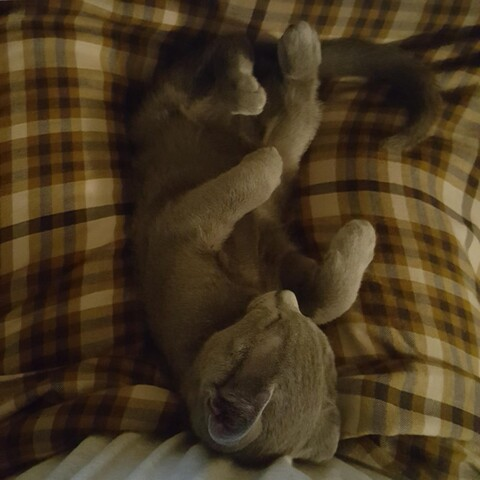
#> input picture 레포트2/howell.jpg, 480 x 480 px
$ python smooth.py
#> lines starting #> are read from the running program, lines starting #| are printed output that depends on the picture
### 레포트2/histo.py
import cv2
import numpy as np
from matplotlib import pyplot as plt
import math


def draw_hist(*histograms):     #히스토그램을 그리는함수

    num=1
    for hist in histograms:
        plt.figure(num)
        data = hist[0:-1, 0]
        bins = hist[0:-1, 1]
        plt.xlim(-20,275)
        plt.bar(bins, data)
        num+=1

    plt.show()


def histo(img):
    row = np.shape(img)[0]
    col = np.shape(img)[1]
    histogram = np.zeros((256, 2), int)
    for x in range(row):
        for y in range(col):
            histogram[img[x, y]][0] += 1  # 빈도수추가
            histogram[img[x, y]][1] = img[x, y]  # 인덱스

    return histogram


def real(img):
    histogram = histo(img)
    return histogram[histogram[:, 0] > 0, :]  # 실제로 이미지에 있는값만 추출


def hist_sum(img):  # 누적합 히스토그램
    histogram = histo(img)
    new_histogram = np.zeros((256, 2), int)
    c_sum = 0                           #누적합
    for i in range(256):
        c_sum += histogram[i][0]
        new_histogram[i][0] = c_sum
        new_histogram[i][1] = i

    return new_histogram


def nomarize(img):  # 평활화된 히스토그램
    sum_histo = hist_sum(img)
    real_hist = real(img)
    max_gray = real_hist[-1][1]  # 최대그레이레벨
    size = sum_histo[-1][0]  # 영상 크기
    new_histogram = np.zeros((256, 2), int)
    for i in range(256):
        new_histogram[i][0] = sum_histo[i][0]/size*max_gray  # 공식
        new_histogram[i][1] = i

    return new_histogram


# [31 lines left out: function make_desire, not called in this run]


def real_H(histogram):
    return histogram[histogram[:, 0] > 0, :]  # 실제로 이미지에 있는값만 추출


# [37 lines left out: functions hist_sum_H, nomarize_H, lookup, not called in this run]

### 레포트2/smooth.py
import cv2
import numpy as np
import histo


def gray_imload(path):  # 이미지로드
#> called with path = 'howell.jpg'
    return toGray(cv2.imread(path))
#> in toGray, `row = np.shape(img)[0]`: row = 480
#> after the loop in toGray, `for x in range(row):`:
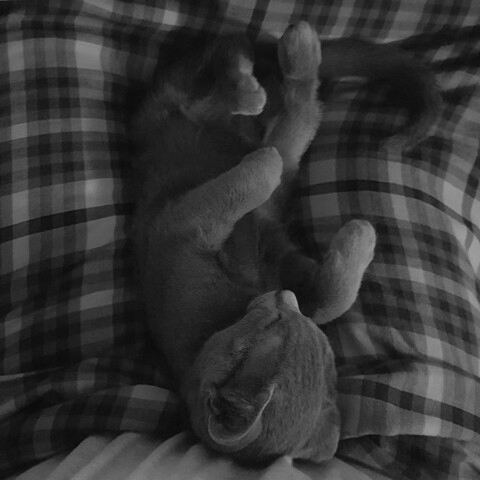
#> new_img: shape (480, 480); min 7, max 157, mean 51.8

def toGray(img):
    row = np.shape(img)[0]
    col = np.shape(img)[1]
    new_img = np.zeros((row, col), np.uint8)
    for x in range(row):
        for y in range(col):
            new_img.itemset(x, y, sum(img[x, y])/3)     #rgb값을 합쳐 3으로나눔

    return new_img

def smooth(img):
    row = np.shape(img)[0]
#> row = 480
    col = np.shape(img)[1]
#> col = 480
    new_img = np.copy(img)


    nomal_hist = histo.nomarize(img)    #히스토그램 평활화
#> after the loop in histo, `for x in range(row):`: histogram = 256 pairs, first value 0 to 4705, second value 0 to 157
#> the loop in hist_sum, `for i in range(256):` made 256 passes
#> c_sum on passes 1 to 3: 0, 0, 0
#> after the loop in hist_sum, `for i in range(256):`: c_sum = 230400; new_histogram = 256 pairs, first value 0 to 230400, second value 0 to 255
#> in nomarize, `sum_histo = hist_sum(img)`: sum_histo has the same summary as new_histogram in hist_sum
#> in nomarize, `real_hist = real(img)`: real_hist = 151 pairs, first value 1 to 4705, second value 7 to 157
#> in nomarize, `max_gray = real_hist[-1][1]`: max_gray = 157
#> in nomarize, `size = sum_histo[-1][0]`: size = 230400
#> after the loop in nomarize, `for i in range(256):`: new_histogram = 256 pairs, first value 0 to 157, second value 0 to 255
#> nomal_hist has the same summary as new_histogram in nomarize

    for x in range(0, row):
        for y in range(0, col):
            new_img.itemset(x, y, round(nomal_hist[img[x, y]][0])) #픽셀을 평활화된 히스토그램으로 바꿈
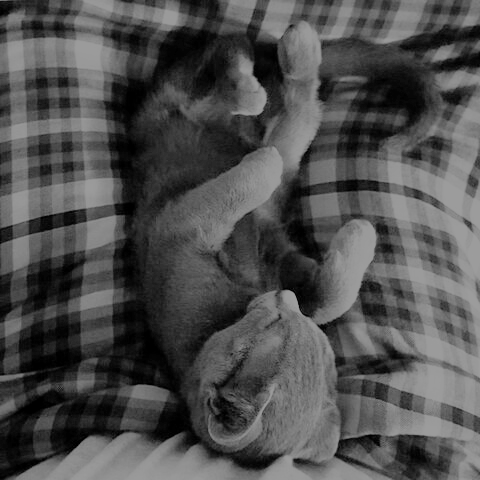
#> new_img: shape (480, 480); min 0, max 157, mean 78.9
    return new_img


if __name__ == '__main__':
    img_src = gray_imload("howell.jpg")  # 그레이 이미지
    smooth_img = smooth(img_src)  # 평활화된 이미지
    histo.draw_hist(histo.histo(img_src), histo.histo(smooth_img))
#> in draw_hist, `num=1`: num = 1
#> the loop in draw_hist, `for hist in histograms:` made 2 passes
#> num on passes 1 to 2: 2, 3
#> after the loop in draw_hist, `for hist in histograms:`: num = 3
#> in draw_hist, `plt.show()`:
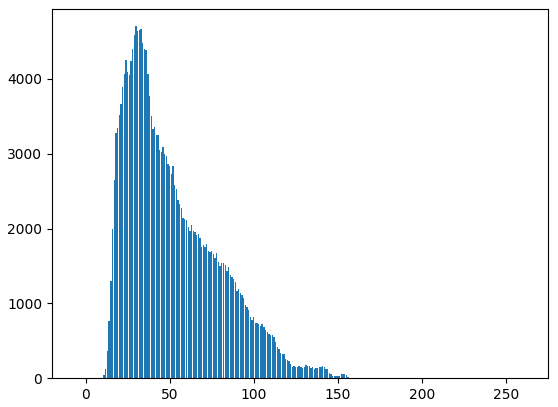
#> figure drawn by matplotlib, 1 panel; tallest bar 4705 high, from x = 29.6 to 30.4
#> in draw_hist, `plt.show()`:
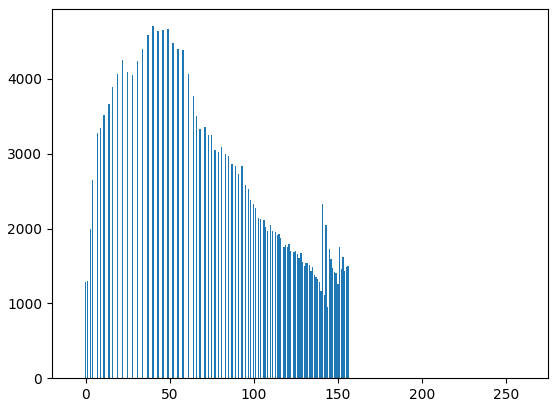
#> figure drawn by matplotlib, 1 panel; tallest bar 4705 high, from x = 39.6 to 40.4
    cv2.imshow('src', img_src)
    cv2.imshow('smooth_img', smooth_img)
    cv2.waitKey(0)
    cv2.destroyAllWindows()

$ run again, with 레포트2/bigwell.jpg copied over 레포트2/howell.jpg
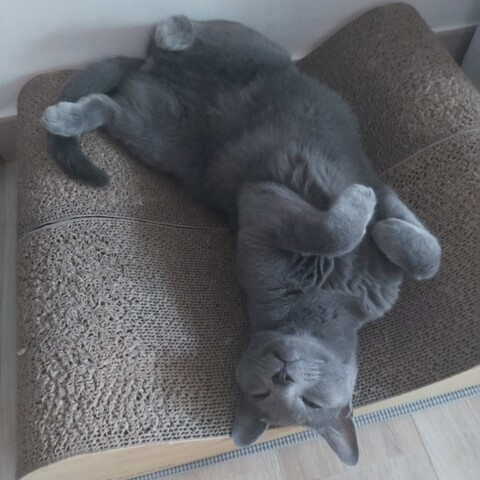
#> input picture 레포트2/bigwell.jpg, 480 x 480 px
#> in toGray, `row = np.shape(img)[0]`: row = 480
#> after the loop in histo, `for x in range(row):`: histogram = 256 pairs, first value 0 to 3260, second value 0 to 208
#> the loop in hist_sum, `for i in range(256):` made 256 passes
#> c_sum on passes 1 to 3: 0, 0, 0
#> after the loop in hist_sum, `for i in range(256):`: c_sum = 230400; new_histogram = 256 pairs, first value 0 to 230400, second value 0 to 255
#> sum_histo has the same summary as new_histogram in hist_sum
#> real_hist = 177 pairs, first value 1 to 3260, second value 28 to 208
#> max_gray = 208
#> size = 230400
#> after the loop in nomarize, `for i in range(256):`: new_histogram = 256 pairs, first value 0 to 208, second value 0 to 255
#> nomal_hist has the same summary as new_histogram in nomarize
#> after the loop in smooth, `for x in range(0, row):`:
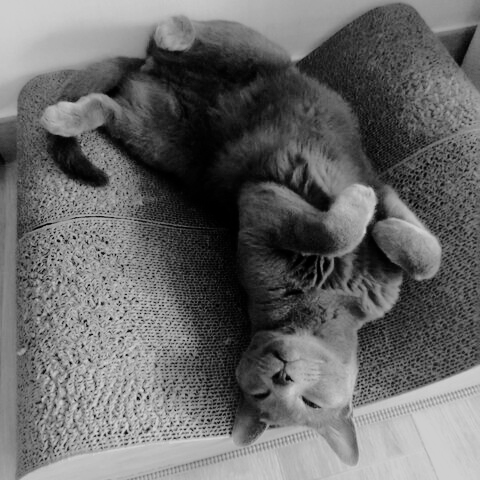
#> new_img: shape (480, 480); min 0, max 208, mean 104.3
#> in draw_hist, `num=1`: num = 1
#> the loop in draw_hist, `for hist in histograms:` made 2 passes
#> num on passes 1 to 2: 2, 3
#> after the loop in draw_hist, `for hist in histograms:`: num = 3
#> in draw_hist, `plt.show()`:
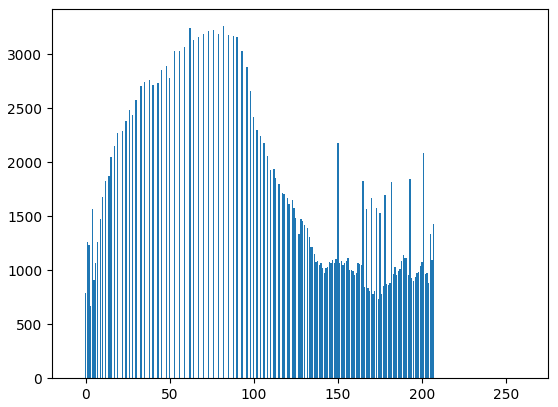
#> figure drawn by matplotlib, 1 panel; tallest bar 3260 high, from x = 81.6 to 82.4
